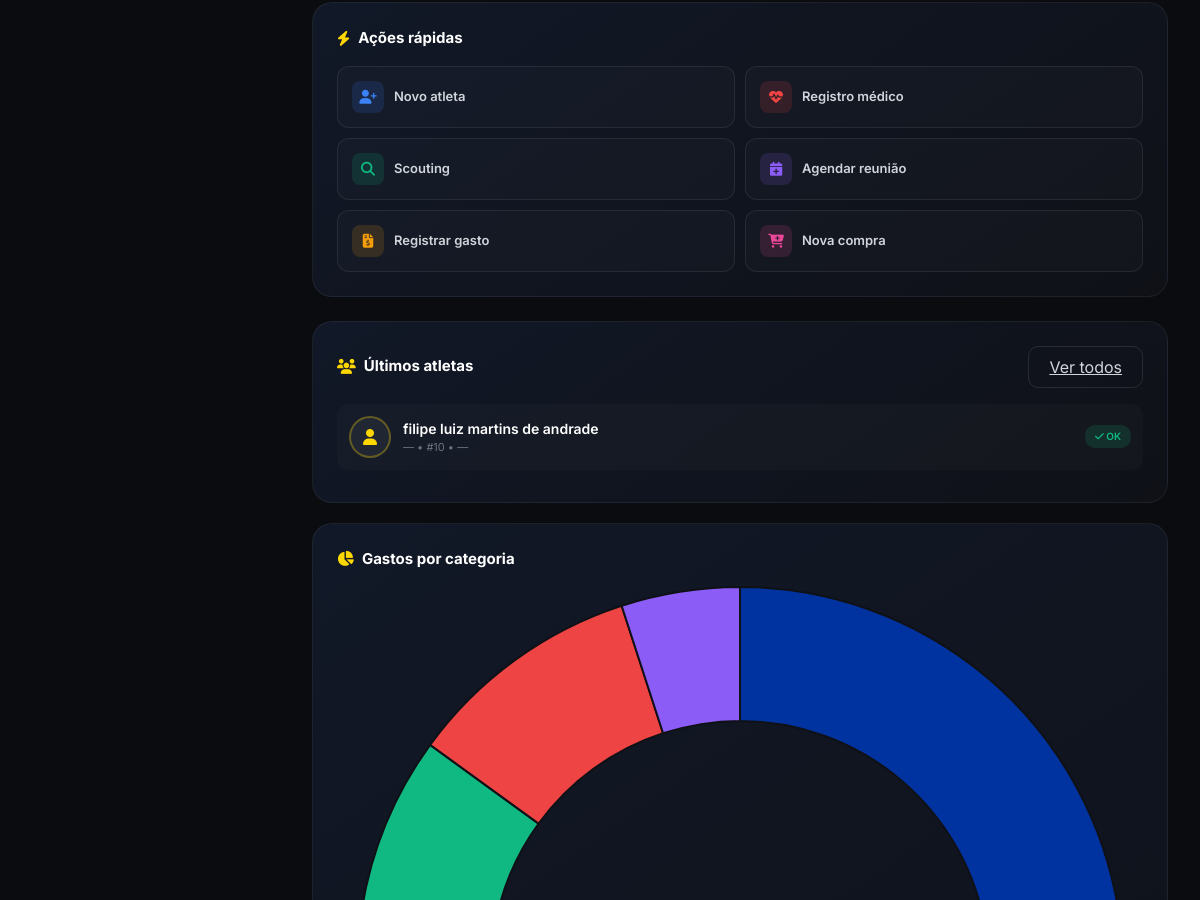
Page / (signed in, middle part) on the earlier database version.
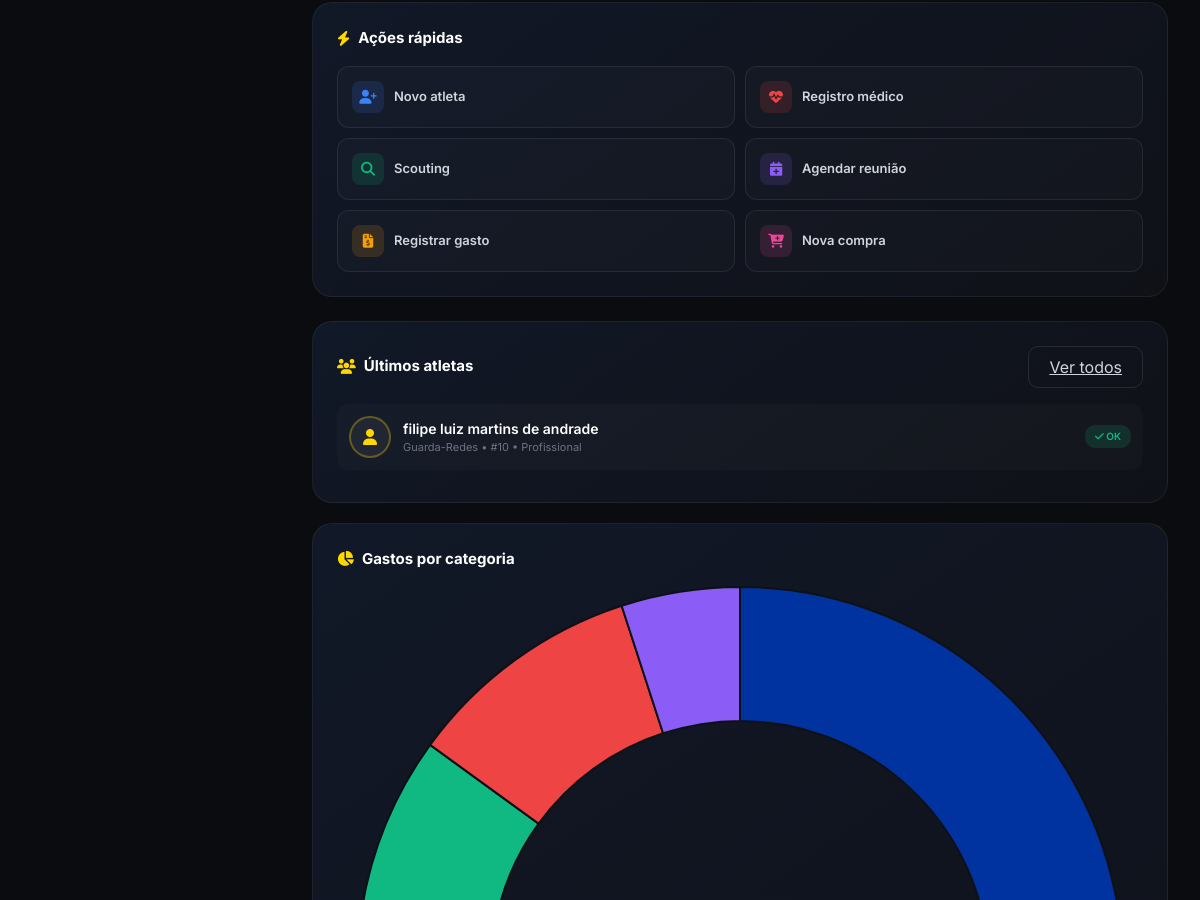
Same page on the later database version.
### models.py (models this page shows)
class Atleta(db.Model):
    id = db.Column(db.Integer, primary_key=True)
    nome = db.Column(db.String(100), nullable=False)
    data_nascimento = db.Column(db.Date, nullable=False)
    posicao = db.Column(db.String(50))
    numero = db.Column(db.String(3))
    altura = db.Column(db.Float)
    peso = db.Column(db.Float)
    telefone = db.Column(db.String(20))
    email = db.Column(db.String(100))
    endereco = db.Column(db.String(200))
    categoria = db.Column(db.String(50))
    salario = db.Column(db.Float)
    premios = db.Column(db.Float)
    contrato_inicio = db.Column(db.Date)
    contrato_fim = db.Column(db.Date)
    foto = db.Column(db.String(200))
    status = db.Column(db.String(20), default='ativo')

### app.py (the view)
@app.route('/')
@login_required
def index():
    total_gastos_mes = GastoMensal.query.filter_by(mes=datetime.now().strftime('%Y-%m')).first()
    total_gastos = total_gastos_mes.valor if total_gastos_mes else 0
    num_atletas = Atleta.query.count()
    num_reunioes = Reuniao.query.filter(Reuniao.data >= datetime.now().date()).count()
    atletas_recentes = Atleta.query.order_by(Atleta.id.desc()).limit(5).all()
    atletas_lesionados = FichaMedica.query.filter_by(status='em_tratamento').count()
    return render_template('index.html',
                         total_gastos=total_gastos,
                         num_atletas=num_atletas,
                         num_reunioes=num_reunioes,
                         atletas=atletas_recentes,
                         atletas_lesionados=atletas_lesionados)

### app.py (called while the page is built)
@login_manager.user_loader
def load_user(user_id):
    return User.query.get(int(user_id))

### templates/index.html (shortened to what this page needs)
{% extends "base.html" %}
{% block content %}
<div class="charts-row">
    <div class="panel-box">
        <div class="panel-header">
            <div class="panel-title">
                <i class="fas fa-bolt" style="color: #FFD700;"></i> Ações rápidas
            </div>
        </div>
        <div class="acoes-grid-dash">
            <a href="{{ url_for('atletas') }}" class="acao-btn-dash acao-azul">
                <i class="fas fa-user-plus"></i> Novo atleta
            </a>
            <a href="{{ url_for('departamento_medico') }}" class="acao-btn-dash acao-vermelho">
                <i class="fas fa-heartbeat"></i> Registro médico
            </a>
            <a href="{{ url_for('scouting') }}" class="acao-btn-dash acao-verde">
                <i class="fas fa-magnifying-glass"></i> Scouting
            </a>
            <a href="{{ url_for('reunioes') }}" class="acao-btn-dash acao-roxo">
                <i class="fas fa-calendar-plus"></i> Agendar reunião
            </a>
            <a href="{{ url_for('gastos') }}" class="acao-btn-dash acao-laranja">
                <i class="fas fa-file-invoice-dollar"></i> Registrar gasto
            </a>
            <a href="{{ url_for('compras') }}" class="acao-btn-dash acao-rosa">
                <i class="fas fa-cart-plus"></i> Nova compra
            </a>
        </div>
    </div>
</div>
<div class="bottom-row">
    <div class="panel-box">
        <div class="panel-header">
            <div class="panel-title">
                <i class="fas fa-users" style="color: #FFD700;"></i> Últimos atletas
            </div>
            <a href="{{ url_for('atletas') }}" class="btn-outline-premium btn-sm">Ver todos</a>
        </div>
        {% for atleta in atletas %}
        <div class="atleta-mini">
            {% if atleta.foto %}
            <img src="{{ url_for('static', filename='uploads/atletas/' + atleta.foto) }}" class="atleta-mini-avatar">
            {% else %}
            <div class="atleta-mini-avatar" style="display:flex;align-items:center;justify-content:center;color:#FFD700;">
                <i class="fas fa-user"></i>
            </div>
            {% endif %}
            <div class="atleta-mini-info">
                <div class="atleta-mini-nome">{{ atleta.nome }}</div>
                <div class="atleta-mini-detalhe">{{ atleta.posicao or '—' }} • #{{ atleta.numero or '?' }} • {{ atleta.categoria or '—' }}</div>
            </div>
            {% set tem_lesao = namespace(existe=false) %}
            {% for ficha in atleta.fichas_medicas %}
                {% if ficha.status == 'em_tratamento' %}
                    {% set tem_lesao.existe = true %}
                {% endif %}
            {% endfor %}
            <span class="atleta-mini-status {% if tem_lesao.existe %}status-lesao{% else %}status-ok{% endif %}">
                {% if tem_lesao.existe %}<i class="fas fa-heartbeat"></i> Lesão{% else %}<i class="fas fa-check"></i> OK{% endif %}
            </span>
        </div>
        {% else %}
        <p class="text-muted text-center py-3">Nenhum atleta cadastrado.</p>
        {% endfor %}
    </div>
    <div class="panel-box">
        <div class="panel-header">
            <div class="panel-title">
                <i class="fas fa-chart-pie" style="color: #FFD700;"></i> Gastos por categoria
            </div>
        </div>
        <canvas id="categoryChart" height="220"></canvas>
    </div>
</div>
{% endblock %}

Differences in the rows shown:
changed Atleta "filipe luiz martins de andrade": posicao "—" → "Guarda-Redes"; categoria "—" → "Profissional"
